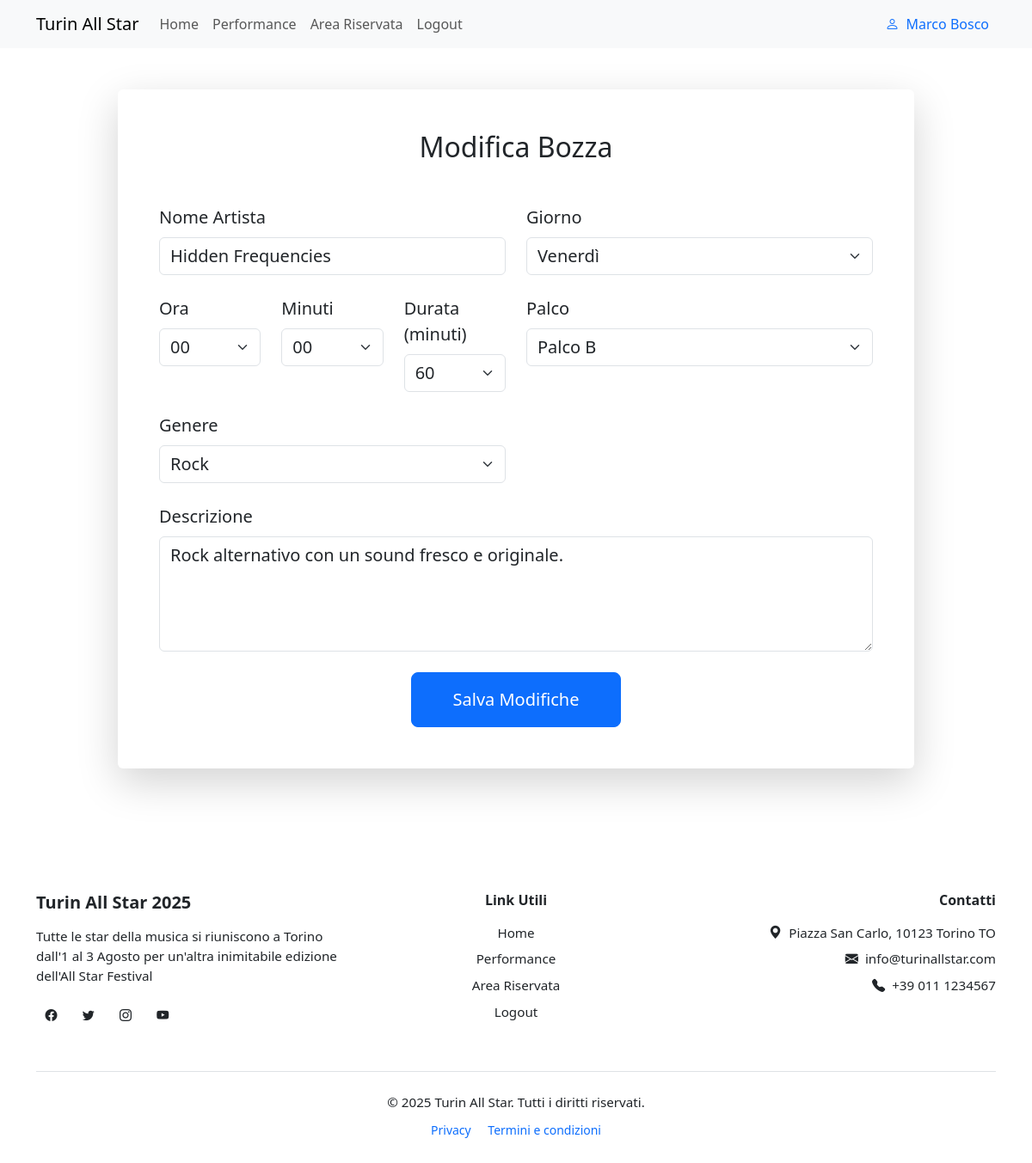
Page /modifica_bozza/5 (signed in) on the committed database.
### tables this page shows
CREATE TABLE utenti(
    id INTEGER PRIMARY KEY AUTOINCREMENT,
    nome TEXT NOT NULL,
    cognome TEXT NOT NULL,
    email TEXT UNIQUE NOT NULL,
    password TEXT NOT NULL,
    ruolo TEXT CHECK(ruolo IN('organizzatore','partecipante')) NOT NULL,
    data_registrazione TIMESTAMP DEFAULT CURRENT_TIMESTAMP
);

CREATE TABLE performances(
    id INTEGER PRIMARY KEY AUTOINCREMENT,
    nome_artista TEXT UNIQUE NOT NULL,
    giorno TEXT CHECK(giorno IN('Venerdi','Sabato','Domenica')) NOT NULL,
    orario TEXT NOT NULL,
    durata INTEGER NOT NULL,
    descrizione TEXT NOT NULL,
    palco TEXT CHECK(palco IN('Palco A','Palco B','Palco C')) NOT NULL,
    genere TEXT NOT NULL,
    immagine TEXT NOT NULL,
    pubblicato INTEGER DEFAULT 0,
    id_organizzatore INTEGER NOT NULL,
    data_inserimento TIMESTAMP DEFAULT CURRENT_TIMESTAMP,
    FOREIGN KEY (id_organizzatore) REFERENCES utenti(id)
);

### routes/private_routes.py (the view)
@private_bp.route("/modifica_bozza/<int:id>", methods=["GET"])
@login_required
def modifica_bozza(id):
    if current_user.ruolo == "partecipante":
        return redirect(url_for("private.reserved"))
    bozza = performances_dao.get_bozza_by_id(id)
    if not bozza or bozza["pubblicato"]:
        flash("Bozza non trovata o già pubblicata.", "danger")
        return redirect(url_for("private.reserved"))
    return render_template("private/modifica_bozza.html", bozza=bozza)

### dao/performances_dao.py (called while the page is built)
def get_db_connection():
    conn = sqlite3.connect("festival.db")
    conn.row_factory = sqlite3.Row
    return conn

def get_bozza_by_id(id):
    try:
        sql = """
        SELECT * FROM performances
        WHERE pubblicato = 0
        AND id = ?
        """
        with get_db_connection() as conn:
            cursor = conn.cursor()
            cursor.execute(sql, (id,))
            perf = cursor.fetchone()
            cursor.close()
        return perf
    except sqlite3.Error as e:
        logging.error(f"get_bozza_by_id: {e}")
        return None

### dao/utenti_dao.py (called while the page is built)
def get_db_connection():
    conn = sqlite3.connect("festival.db")
    conn.row_factory = sqlite3.Row
    return conn

def get_utente_by_id(id):
    try:
        sql = "SELECT * FROM utenti WHERE id = ?"
        with get_db_connection() as conn:
            cursor = conn.cursor()
            cursor.execute(sql, (id,))
            utente = cursor.fetchone()
            cursor.close()
        return utente
    except sqlite3.Error as e:
        logging.error(f"get_utente_by_id: {e}")
        return None

### login.py (called while the page is built)
@login_manager.user_loader
def load_user(id):
    utente = utenti_dao.get_utente_by_id(id)
    if utente is None:
        return None
    return User(
        id=utente["id"],
        nome=utente["nome"],
        cognome=utente["cognome"],
        email=utente["email"],
        password=utente["password"],
        ruolo=utente["ruolo"]
    )

### templates/private/modifica_bozza.html (shortened to what this page needs)
{% extends "base.html" %}
{% block content %}
<section class="container py-5">
  <div class="row justify-content-center">
    <div class="col-lg-10">
      <div class="card shadow-lg border-0 p-5">
        <h2 class="mb-5 text-center">Modifica Bozza</h2>
        <form method="POST">
          <div class="row g-4">
            <div class="col-md-6">
              <label for="nome_artista" class="form-label fs-5">Nome Artista</label>
              <input
                type="text"
                class="form-control fs-5"
                name="nome_artista"
                value="{{ bozza.nome_artista }}"
                required
              />
            </div>
            <div class="col-md-6">
              <label for="giorno" class="form-label fs-5">Giorno</label>
              <select class="form-select fs-5" name="giorno" required>
                <option value="Venerdi" {% if bozza.giorno == "Venerdi" %}selected{% endif %}>Venerdì</option>
              </select>
            </div>
            <div class="col-md-2">
              <label for="ora" class="form-label fs-5">Ora</label>
              <select name="ora" id="ora" class="form-select fs-5" required>
                {% for h in range(0, 24) %}
                <option value="{{ '%02d' % h }}" {% if bozza.ora == '%02d' % h %}selected{% endif %}>
                  {{ '%02d' % h }}
                </option>
                {% endfor %}
              </select>
            </div>
            <div class="col-md-2">
              <label for="minuti" class="form-label fs-5">Minuti</label>
              <select name="minuti" id="minuti" class="form-select fs-5" required>
                {% for m in range(0, 60, 5) %}
                <option value="{{ '%02d' % m }}" {% if bozza.minuti == '%02d' % m %}selected{% endif %}>
                  {{ '%02d' % m }}
                </option>
                {% endfor %}
              </select>
            </div>
            <div class="col-md-2">
              <label for="durata" class="form-label fs-5">Durata (minuti)</label>
              <select name="durata" id="durata" class="form-select fs-5" required>
                {% for d in range(5, 181, 5) %}
                <option value="{{ d }}" {% if bozza.durata == d %}selected{% endif %}>{{ d }}</option>
                {% endfor %}
              </select>
            </div>
            <div class="col-md-6">
              <label for="palco" class="form-label fs-5">Palco</label>
              <select class="form-select fs-5" name="palco" required>
                <option value="Palco B" {% if bozza.palco == "Palco B" %}selected{% endif %}>Palco B</option>
              </select>
            </div>
            <div class="col-md-6">
              <label for="genere" class="form-label fs-5">Genere</label>
              <select class="form-select fs-5" name="genere" required>
                <option value="Rock" {% if bozza.genere == "Rock" %}selected{% endif %}>Rock</option>
              </select>
            </div>
            <div class="col-12">
              <label for="descrizione" class="form-label fs-5">Descrizione</label>
              <textarea
                class="form-control fs-5"
                name="descrizione"
                rows="4"
                placeholder="Inserisci una descrizione..."
              >{{ bozza.descrizione }}</textarea>
            </div>
            <div class="col-12 text-center mt-4">
              <button type="submit" class="btn btn-primary btn-lg px-5 py-3">
                Salva Modifiche
              </button>
            </div>
          </div>
        </form>
      </div>
    </div>
  </div>
</section>
{% endblock %}

### templates/components/navbar.html (shortened to what this page needs)
<nav class="navbar navbar-expand-lg bg-body-tertiary sticky-top">
  <div class="container">
    <a class="navbar-brand" href="{{ url_for('public.home') }}"
      >Turin All Star</a
    >
    <div class="collapse navbar-collapse" id="navbarNav">
      <ul class="navbar-nav me-auto mb-2 mb-lg-0">
        <li class="nav-item">
          <a
            class="nav-link"
            aria-current="page"
            href="{{ url_for('public.home') }}"
            >Home</a
          >
        </li>
        <li class="nav-item">
          <a class="nav-link" href="{{ url_for('public.performances') }}"
            >Performance</a
          >
        </li>
        <li class="nav-item">
          <a class="nav-link" href="{{ url_for('private.reserved')}}"
            >Area Riservata</a
          >
        </li>
        {% if current_user.is_authenticated %}
        <li class="nav-item">
          <a class="nav-link" href="{{ url_for('auth.logout') }}">Logout</a>
        </li>
        {% endif %}
      </ul>
      {% if current_user.is_authenticated %}
      <a class="text-decoration-none" href="{{ url_for('private.reserved') }}">
      <div class="d-flex align-items-center ms-auto">
        <div class="text-primary d-flex align-items-center gap-2 px-2">
          <i class="bi bi-person"></i>
          <span>{{ current_user.nome }} {{ current_user.cognome }}</span>
        </div>
      </div>
      {% endif %}
      </a>
    </div>
  </div>
</nav>

### rows in the picture
utenti: nome "Marco", cognome "Bosco"
performances: nome_artista "Hidden Frequencies", giorno "Venerdì", durata "60", palco "Palco B", genere "Rock", descrizione "Rock alternativo con un sound fresco e originale."

### other values in the picture
form field ora "00"
form field minuti "00"
